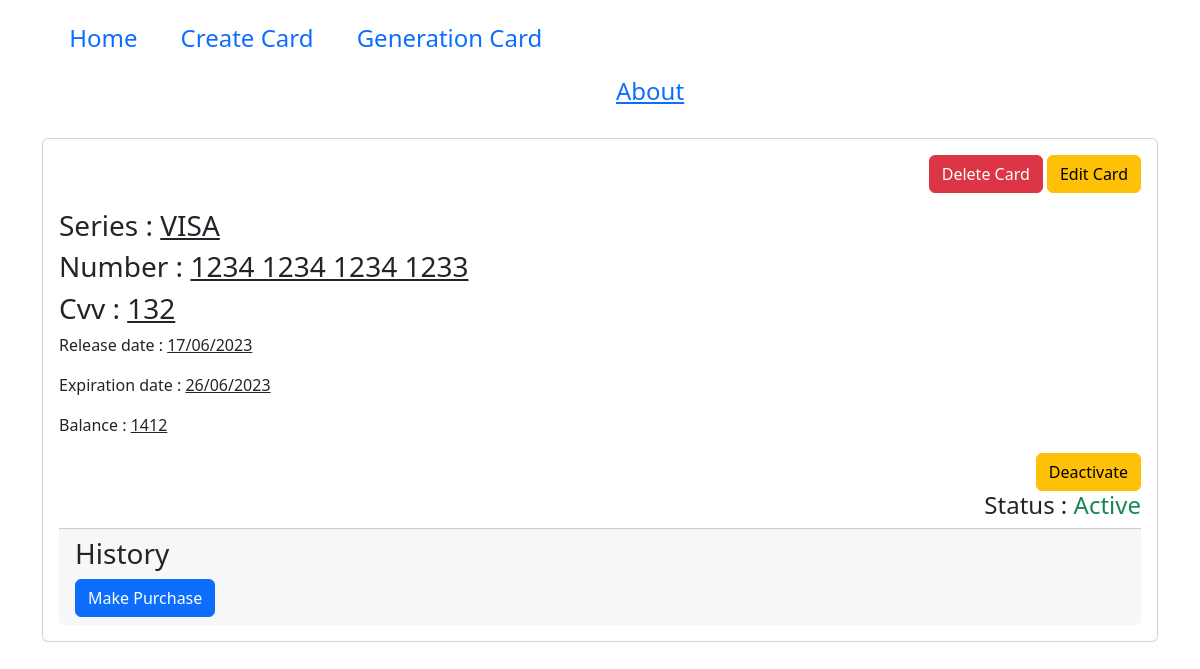
The app's page /2/detail-card/ with its own data.
### core/models.py (models this page shows)
class Card(models.Model):
    series = models.CharField(max_length=100)
    number = models.PositiveBigIntegerField()
    release_date = models.DateTimeField()
    end_date = models.DateTimeField()
    cvv = models.IntegerField()
    funds = models.IntegerField()
    status = models.CharField( choices=StatusChoices, blank=True, max_length=20)

### core/views.py (the view, shortened to what this page needs)
# urls.py: path('<int:pk>/detail-card/', views.DetailCardView.as_view()),
class DetailCardView(DetailView):
    model = Card
    template_name = "detail_card.html"

### core/templatetags/core_tags.py (called while the page is built)
@register.filter(name="split")
def get_code(number):
    return ' '.join(wrap(str(number), 4))

@register.filter(name="class_color")
def get_color(value):
    if  value == "Active":
        return "text-success"
    if  value == "Inactive":
        return "text-danger"
    if value == "Overdue":
        return "text-warning"

@register.filter(name="datesplit")
def get_code(value):
    return value.strftime("%d/%m/%Y")

### core/templates/detail_card.html (shortened to what this page needs)
{% extends 'base.html' %}
{% load core_tags %}
{% load static %}
{% block content %}
<div class="container">
    <div class="card">
        <div class="card-body">
            <p align="right"><a class="btn btn-danger" href="/{{ object.id }}/detail-card/delete/"> Delete Card</a>
                <a class="btn btn-warning" href="/{{ object.id }}/detail-card/edit/"> Edit Card</a></p>
            <h3>Series : <u>{{ object.series }}</u></h3>
            <h3>Number : <u>{{ object.number|split }}</u></h3>
            <h3>Cvv : <u>{{ object.cvv }}</u></h3>
            <p>Release date : <u>{{ object.release_date|datesplit }}</u></p>
            <p>Expiration date : <u>{{ object.end_date|datesplit }}</u></p>
            <p>Balance : <u>{{ object.funds }}</u></p>
            <div align="right">
                <form method="POST" action="/{{ object.id }}/detail-card/"> {% csrf_token %}
                    {% if object.status == "Active" %}
                    <button type="submit" class="btn btn-warning">Deactivate</button>
                    {% elif object.status == "Inactive" %}
                    <button type="submit" class="btn btn-success">Activate</button>
                    {% endif %}
                </form>
                <h4 align="right"> Status : <span class="{{ object.status|class_color }}">{{ object.status }}</span></h4>
            </div>
            <div class="card-footer">
                <H3>History</H3>
                <a href="/purchase" class="btn btn-primary">Make Purchase</a>
            </div>
        </div>
    </div>
</div>
{% endblock %}

### records on screen
Card: series "VISA", number|split "1234 1234 1234 1233", cvv "132", release_date "17/06/2023", end_date "26/06/2023", funds "1412", status "Active"
